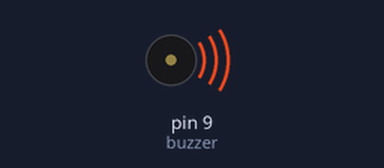
Simulated run of this sketch. Board: Arduino Uno, built with avr-gcc and run on an emulated ATmega328P. Shown: buzzer (waves = sounding, pin HIGH).

Above: at 0.05 s.
Timing chart, 0 to 3.0 s (numbered marks = the images above):
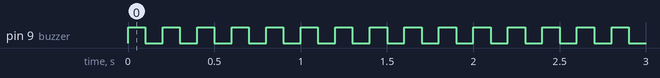

Measured:
- by itself, pin 9 (buzzer): alternates HIGH for 0.10 s and LOW for 0.10 s

The sketch:

buzzer.ino
```cpp
#define buzzer 9

void setup() {

 pinMode(buzzer,OUTPUT);


}

void loop() {

  digitalWrite(buzzer,true);
  delay(100);
  digitalWrite(buzzer,false);
  delay(100);


}
```
